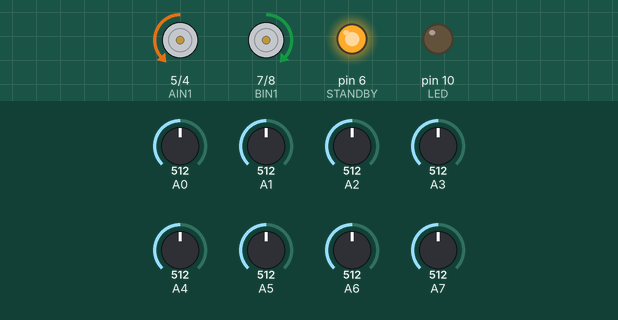
This sketch was run on a simulated Arduino Nano, built with avr-gcc and run on an emulated ATmega328P. On the bench: motor-driver pin pairs drawn as motors (green arrow = first pin HIGH = forward, orange = second pin HIGH = backward, longer = more drive, scaled by the enable pin, stopped while the standby pin is LOW), output pins drawn as LEDs (lit = HIGH). Inputs (shaded band) come from the test bench; at power-on: A0 = 512, A4 = 512, A5 = 512, A2 = 512, A3 = 512, A1 = 512, A6 = 512, A7 = 512. What the sketch prints to the serial monitor is not drawn.

Above: at 8.7 s.
8.8 s: A0 set to 525
At 10.0 s:
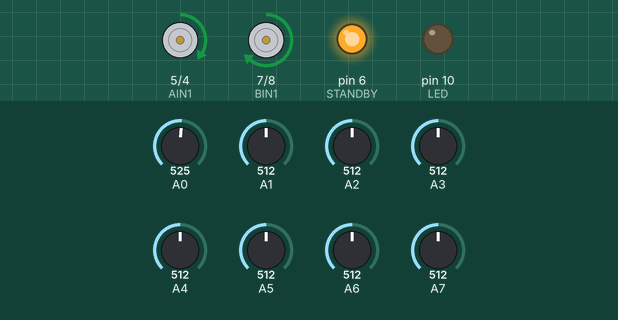
10.3 s: A4 set to 589
11.8 s: A4 set to 620
At 12.6 s:
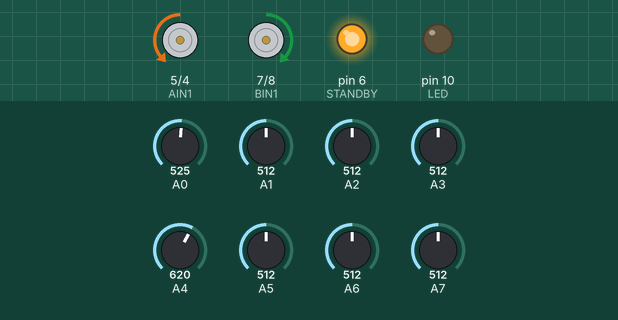
13.3 s: A5 set to 716
At 13.9 s:
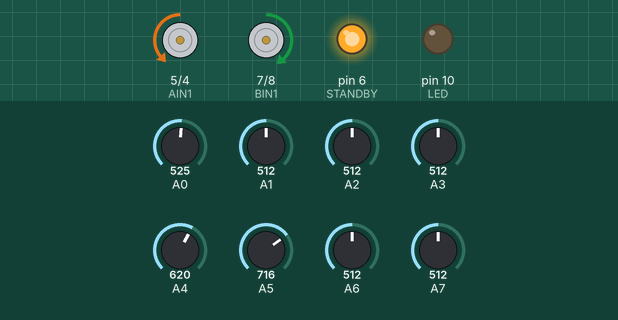
14.8 s: A2 set to 716
At 16.0 s:
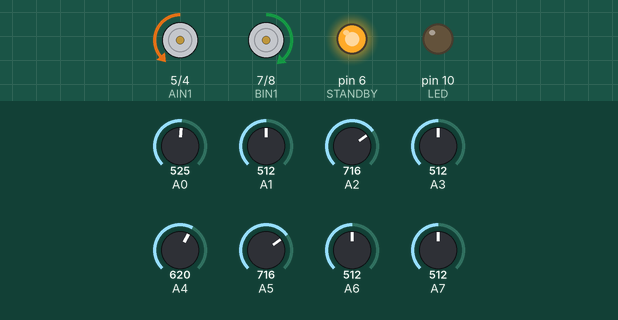
16.3 s: A3 set to 306
At 17.3 s:
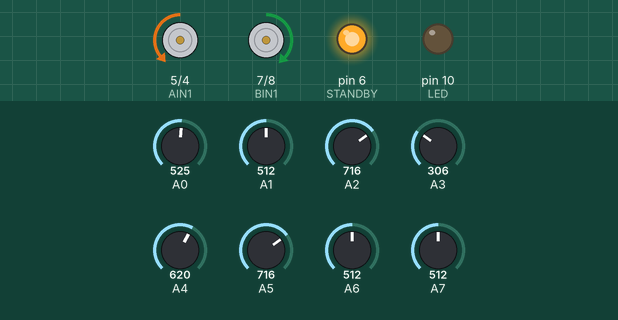
Timing chart, 0 to 18.8 s (numbered marks = the images above; inputs shaded):
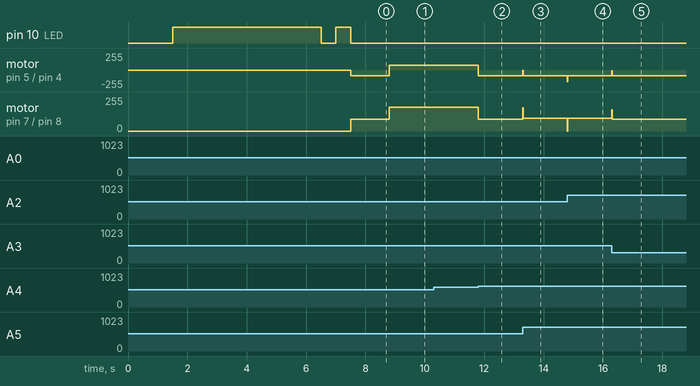

The sketch:

programcao.ino
```cpp
#include <QTRSensors.h>

#define PWMA 3
#define AIN2 4
#define AIN1 5
#define PWMB 9
#define BIN2 8
#define BIN1 7
#define STANDBY 6

int LED=10;
int limte = 90;

float P=0;
float I=0;
float D=0;
float LAST=0;
float vel;

float KP=0.1;
float KI=0.0015;
float KD=3;

int VelMax = 87;

#define NUM_SENSORS   8
#define NUM_SAMPLES_PER_SENSOR  5
#define EMITTER_PIN   13

QTRSensorsAnalog qtra((unsigned char[]) {A0, A1, A2, A3, A4, A5,A6,A7},
  NUM_SENSORS, NUM_SAMPLES_PER_SENSOR, EMITTER_PIN);
unsigned int sensorValues[NUM_SENSORS];


unsigned int position=0;

void setup()
{
  Serial.begin(9600);
  pinMode(PWMA,OUTPUT);
  pinMode(AIN1,OUTPUT);
  pinMode(AIN2,OUTPUT);
  pinMode(PWMB,OUTPUT);
  pinMode(BIN1,OUTPUT);
  pinMode(BIN2,OUTPUT);
  pinMode(LED,OUTPUT);
  pinMode(STANDBY,OUTPUT);

  delay(1500);

   for (int j = 0; j <100; j++)
 {
    digitalWrite(LED, HIGH);
    qtra.calibrate();
    delay(20);
    digitalWrite(LED, LOW);
 }

 digitalWrite(LED, HIGH);
 delay(500);
 digitalWrite(LED, LOW);
 delay(500);
 digitalWrite(LED, HIGH);
 delay(500);
 digitalWrite(LED, LOW);

digitalWrite(STANDBY, HIGH);
}

void loop()
{

  qtra.read(sensorValues);
  position = qtra.readLine(sensorValues);

P = ((position)-(3500));
Serial.print(P);

if(P<=-3500){
 analogWrite(PWMA,75);
 analogWrite(PWMB,180);
 digitalWrite(AIN1,LOW);
 digitalWrite(AIN2,HIGH);
 digitalWrite(BIN1,LOW);
 digitalWrite(BIN2,HIGH);

} else if (P>=3500){
 analogWrite(PWMA,75);
 analogWrite(PWMB,180);
 digitalWrite(AIN1,HIGH);
 digitalWrite(AIN2,LOW);
 digitalWrite(BIN1,HIGH);
 digitalWrite(BIN2,LOW);
}

 else{

D=(P - LAST);
I=(P+ LAST);

vel=(P*KP)+(I*KI)+(D*KD);

if(vel >VelMax) vel=VelMax;
if(vel<-VelMax) vel=-VelMax;


 analogWrite(PWMA,VelMax-vel);
 analogWrite(PWMB,VelMax+vel);
 digitalWrite(AIN1,LOW);
 digitalWrite(AIN2,HIGH);
 digitalWrite(BIN1,HIGH);
 digitalWrite(BIN2,LOW);

LAST=P;
  }
  }
```

Measured:
- the behaviour switches between 512 and 513 on A0 (found by bisection; images 0 and 1)
- the behaviour switches between 604 and 605 on A4 (found by bisection; images 1 and 2)
- after the input at 8.8 s, motor on pin 5 (AIN1) / pin 4 (AIN2): backward 87/255 → forward 75/255 at once; motor on pin 7 (BIN1) / pin 8 (BIN2): forward 87/255 → forward 180/255 at once
- after the input at 10.3 s, every drawn part: stays the same
- after the input at 11.8 s, motor on pin 5 (AIN1) / pin 4 (AIN2): forward 75/255 → backward 86/255 at once; motor on pin 7 (BIN1) / pin 8 (BIN2): forward 180/255 → forward 87/255 at once
- after the input at 13.3 s, motor on pin 5 (AIN1) / pin 4 (AIN2): backward 86/255 → stopped at once, → backward 86/255 0.01 s later; motor on pin 7 (BIN1) / pin 8 (BIN2): forward 87/255 → forward 94/255 at once
- after the input at 14.8 s, motor on pin 5 (AIN1) / pin 4 (AIN2): backward 86/255 → backward 174/255 at once, → backward 86/255 0.01 s later; motor on pin 7 (BIN1) / pin 8 (BIN2): forward 94/255 → stopped at once, → forward 94/255 0.01 s later
- after the input at 16.3 s, motor on pin 5 (AIN1) / pin 4 (AIN2): backward 86/255 → backward 84/255 at once; motor on pin 7 (BIN1) / pin 8 (BIN2): forward 94/255 → forward 89/255 at once
